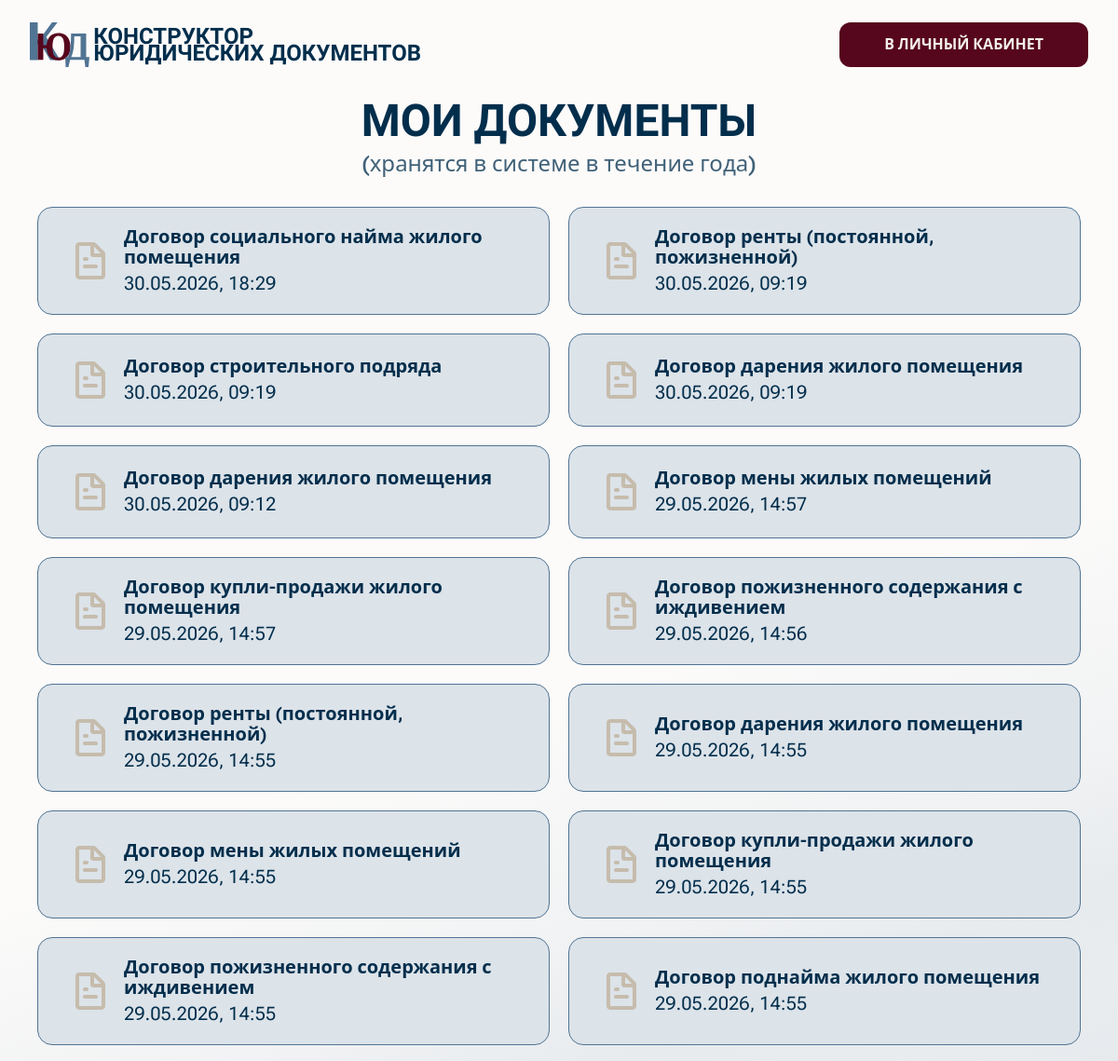
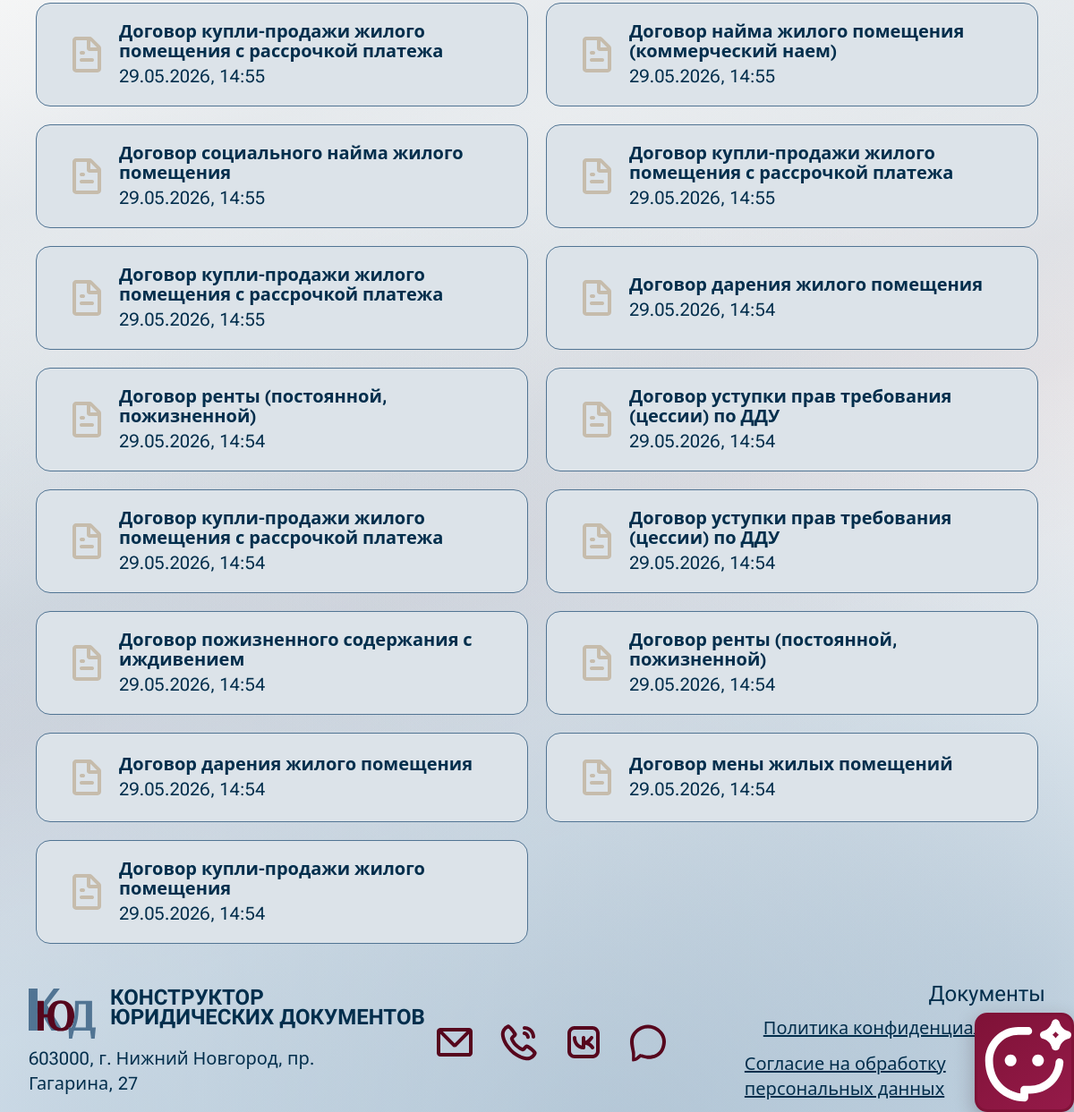
The app's page /my-documents/ (signed in) with its own data (2 pictures, top to bottom).
### documents/models.py (models this page shows, shortened)
class UserDocument(models.Model):
    class Status(models.TextChoices):
        DRAFT = "draft", "Черновик"
        READY = "ready", "Готов"
        ARCHIVED = "archived", "Архив"
        DELETED = "deleted", "Удален"
    class WorkspacePhase(models.TextChoices):
        VARIABLES = "variables", "Переменные"
        EDITING = "editing", "Редактирование"
    user = models.ForeignKey(
        settings.AUTH_USER_MODEL, on_delete=models.CASCADE, related_name="documents"
    )
    template_version = models.ForeignKey(
        TemplateVersion, on_delete=models.PROTECT, related_name="user_documents"
    )
    title = models.CharField(max_length=255)
    status = models.CharField(max_length=20, choices=Status.choices, default=Status.DRAFT)
    workspace_phase = models.CharField(
        max_length=20,
        choices=WorkspacePhase.choices,
        default=WorkspacePhase.VARIABLES,
    )
    content = models.TextField(blank=True)
    last_modified_at = models.DateTimeField(default=timezone.now)
    created_at = models.DateTimeField(auto_now_add=True)
    updated_at = models.DateTimeField(auto_now=True)
    class Meta:
        ordering = ["-updated_at"]

### core/views.py (the view)
# urls.py: path("my-documents/", views.my_documents, name="my_documents"),
@login_required
def my_documents(request):
    docs = UserDocument.objects.filter(
        user=request.user,
        status__in=[UserDocument.Status.DRAFT, UserDocument.Status.READY],
    )
    return render(request, "core/my_documents.html", {"documents": docs})

### templates/core/my_documents.html
{% extends "base.html" %}
{% load static %}
{% block content %}
<main class="figma-page-bg overflow-x-hidden text-[#022E4C]">
    <div class="mx-auto flex min-h-screen w-[min(1920px,100vw)] flex-col gap-6 px-[120px] pb-3 pt-6 max-[1280px]:px-8">
        <header class="relative z-10 flex items-center justify-between gap-6">
            <a href="{% url 'core:home' %}" class="flex flex-1 items-center gap-1">
                <img src="{% static 'img/logo.svg' %}" alt="КЮД" class="h-12 w-auto">
                <span class="font-display text-[24px] font-bold uppercase leading-[0.75]">Конструктор<br>юридических документов</span>
            </a>
            <a href="{% url 'core:cabinet' %}" class="inline-flex h-12 items-center justify-center rounded-[12px] bg-[#56061D] px-12 text-[16px] font-semibold uppercase leading-[1.2] text-[#F3F0EA] transition hover:bg-[#963C56] active:bg-[#762139]">В личный кабинет</a>
        </header>
        <section class="relative z-10 flex flex-col items-center">
            <h1 class="text-center font-display text-[48px] font-bold uppercase leading-[1.4]">Мои документы</h1>
            <p class="text-center text-[24px] font-medium leading-[1.1] text-[#022E4C]/75">(хранятся в системе в течение года)</p>
        </section>
        <section class="relative z-10 flex-1 p-2">
            <div class="grid grid-cols-1 gap-5 md:grid-cols-2 xl:grid-cols-3">
                {% for document in documents %}
                    <a href="{% url 'core:cabinet' %}?doc={{ document.id }}&domain={{ document.template_version.template.document_type.domain.slug }}" class="flex min-h-[100px] items-center gap-3 rounded-2xl border border-[#517493] bg-[#DCE3E9] px-8 py-5 transition hover:bg-[#CBD5DF]">
                        <img src="{% static 'icons/ic-document.svg' %}" alt="" class="h-12 w-12">
                        <span class="flex flex-col">
                            <span class="text-[20px] font-semibold leading-[1.1]">{{ document.title }}</span>
                            <span class="pt-1 text-[20px] leading-[1.3]">{{ document.updated_at|date:"d.m.Y, H:i" }}</span>
                        </span>
                    </a>
                {% empty %}
                    <p class="col-span-full py-20 text-center text-[20px] text-[#517493]">Пока нет документов. Перейдите в личный кабинет и выберите шаблон договора.</p>
                {% endfor %}
            </div>
        </section>
        <footer class="relative z-10 flex w-full items-center gap-12 pt-3">
            <div class="flex flex-1 flex-col gap-2">
                <div class="flex items-start gap-4">
                    <img src="{% static 'img/logo.svg' %}" alt="КЮД" class="h-14 w-auto">
                    <p class="font-display text-[24px] font-bold uppercase leading-[0.9] whitespace-nowrap">Конструктор<br>юридических документов</p>
                </div>
                <p class="text-[20px] leading-[1.4] text-[#022E4C]">603000, г. Нижний Новгород, пр. Гагарина, 27</p>
            </div>
            <div class="flex flex-1 items-center justify-center gap-6 self-stretch">
                <img src="{% static 'icons/ic-mail.svg' %}" alt="Почта" class="h-12 w-12">
                <img src="{% static 'icons/ic-phone-call.svg' %}" alt="Телефон" class="h-12 w-12">
                <img src="{% static 'icons/ic-vkontakte.svg' %}" alt="VK" class="h-12 w-12">
                <img src="{% static 'icons/ic-max.svg' %}" alt="Сообщения" class="h-12 w-12">
            </div>
            <div class="flex flex-1 flex-col items-end gap-3 text-[#022E4C]">
                <p class="font-display text-[24px] leading-[1]">Документы</p>
                <a href="#" data-legal-slug="privacy" class="text-[20px] leading-[1.4] underline hover:text-[#517493]">Политика конфиденциальности</a>
                <a href="#" data-legal-slug="consent" class="text-[20px] leading-[1.4] underline hover:text-[#517493]">Согласие на обработку персональных данных</a>
            </div>
        </footer>
    </div>
</main>
{% endblock %}

### static/css/style.css (style rules this page uses)
:root { --ink: #17344f; --blue: #5d88ae; --burgundy: #7f1237; --card: #ffffff; --line: #d9e1ea; --bg: #f8fafc; }
* { box-sizing: border-box; }
body { margin: 0; font-family: "Trebuchet MS", "Segoe UI", Tahoma, sans-serif; color: var(--ink); background: var(--bg); }
.figma-page-bg { background-color: #FCFBFA; background-image: radial-gradient(144% 82% at 8% 102%, rgba(151, 172, 190, 0.34) 0%, rgba(151, 172, 190, 0.21) 24%, rgba(151, 172, 190, 0.08) 46%, rgba(151, 172, 190, 0) 67%), radial-gradient(136% 74% at 58% 104%, rgba(81, 116, 147, 0.28) 0%, rgba(81, 116, 147, 0.15) 26%, rgba(81, 116, 147, 0.05) 44%, rgba(81, 116, 147, 0) 64%), radial-gradient(126% 64% at 96% 94%, rgba(81, 116, 147, 0.20) 0%, rgba(81, 116, 147, 0.10) 24%, rgba(81, 116, 147, 0.03) 41%, rgba(81, 116, 147, 0) 62%), linear-gradient(160deg, rgba(252, 251, 250, 0) 34%, rgba(151, 172, 190, 0.17) 49%, rgba(252, 251, 250, 0) 63%), linear-gradient(160deg, rgba(252, 251, 250, 0) 44%, rgba(151, 172, 190, 0.12) 58%, rgba(252, 251, 250, 0) 71%), linear-gradient(160deg, rgba(252, 251, 250, 0) 53%, rgba(81, 116, 147, 0.10) 65%, rgba(252, 251, 250, 0) 77%), linear-gradient(160deg, rgba(252, 251, 250, 0) 58%, rgba(86, 6, 29, 0.06) 70%, rgba(252, 251, 250, 0) 82%), linear-gradient(180deg, rgba(252, 251, 250, 0) 66%, rgba(226, 241, 252, 0.78) 100%); background-repeat: no-repeat; }

### records on screen
UserDocument: title "Договор социального найма жилого помещения", updated_at "30.05.2026, 18:29"
UserDocument: title "Договор ренты (постоянной, пожизненной)", updated_at "30.05.2026, 09:19"
UserDocument: title "Договор строительного подряда", updated_at "30.05.2026, 09:19"
UserDocument: title "Договор дарения жилого помещения", updated_at "30.05.2026, 09:19"
UserDocument: title "Договор дарения жилого помещения", updated_at "30.05.2026, 09:12"
UserDocument: title "Договор мены жилых помещений", updated_at "29.05.2026, 14:57"
UserDocument: title "Договор купли-продажи жилого помещения", updated_at "29.05.2026, 14:57"
UserDocument: title "Договор пожизненного содержания с иждивением", updated_at "29.05.2026, 14:56"
UserDocument: title "Договор ренты (постоянной, пожизненной)", updated_at "29.05.2026, 14:55"
UserDocument: title "Договор дарения жилого помещения", updated_at "29.05.2026, 14:55"
UserDocument: title "Договор мены жилых помещений", updated_at "29.05.2026, 14:55"
UserDocument: title "Договор купли-продажи жилого помещения", updated_at "29.05.2026, 14:55"
UserDocument: title "Договор пожизненного содержания с иждивением", updated_at "29.05.2026, 14:55"
UserDocument: title "Договор поднайма жилого помещения", updated_at "29.05.2026, 14:55"
UserDocument: title "Договор купли-продажи жилого помещения с рассрочкой платежа", updated_at "29.05.2026, 14:55"
UserDocument: title "Договор найма жилого помещения (коммерческий наем)", updated_at "29.05.2026, 14:55"
UserDocument: title "Договор социального найма жилого помещения", updated_at "29.05.2026, 14:55"
UserDocument: title "Договор купли-продажи жилого помещения с рассрочкой платежа", updated_at "29.05.2026, 14:55"
UserDocument: title "Договор купли-продажи жилого помещения с рассрочкой платежа", updated_at "29.05.2026, 14:55"
UserDocument: title "Договор дарения жилого помещения", updated_at "29.05.2026, 14:54"
UserDocument: title "Договор ренты (постоянной, пожизненной)", updated_at "29.05.2026, 14:54"
UserDocument: title "Договор уступки прав требования (цессии) по ДДУ", updated_at "29.05.2026, 14:54"
UserDocument: title "Договор купли-продажи жилого помещения с рассрочкой платежа", updated_at "29.05.2026, 14:54"
UserDocument: title "Договор уступки прав требования (цессии) по ДДУ", updated_at "29.05.2026, 14:54"
UserDocument: title "Договор пожизненного содержания с иждивением", updated_at "29.05.2026, 14:54"
UserDocument: title "Договор ренты (постоянной, пожизненной)", updated_at "29.05.2026, 14:54"
UserDocument: title "Договор дарения жилого помещения", updated_at "29.05.2026, 14:54"
UserDocument: title "Договор мены жилых помещений", updated_at "29.05.2026, 14:54"
UserDocument: title "Договор купли-продажи жилого помещения", updated_at "29.05.2026, 14:54"
